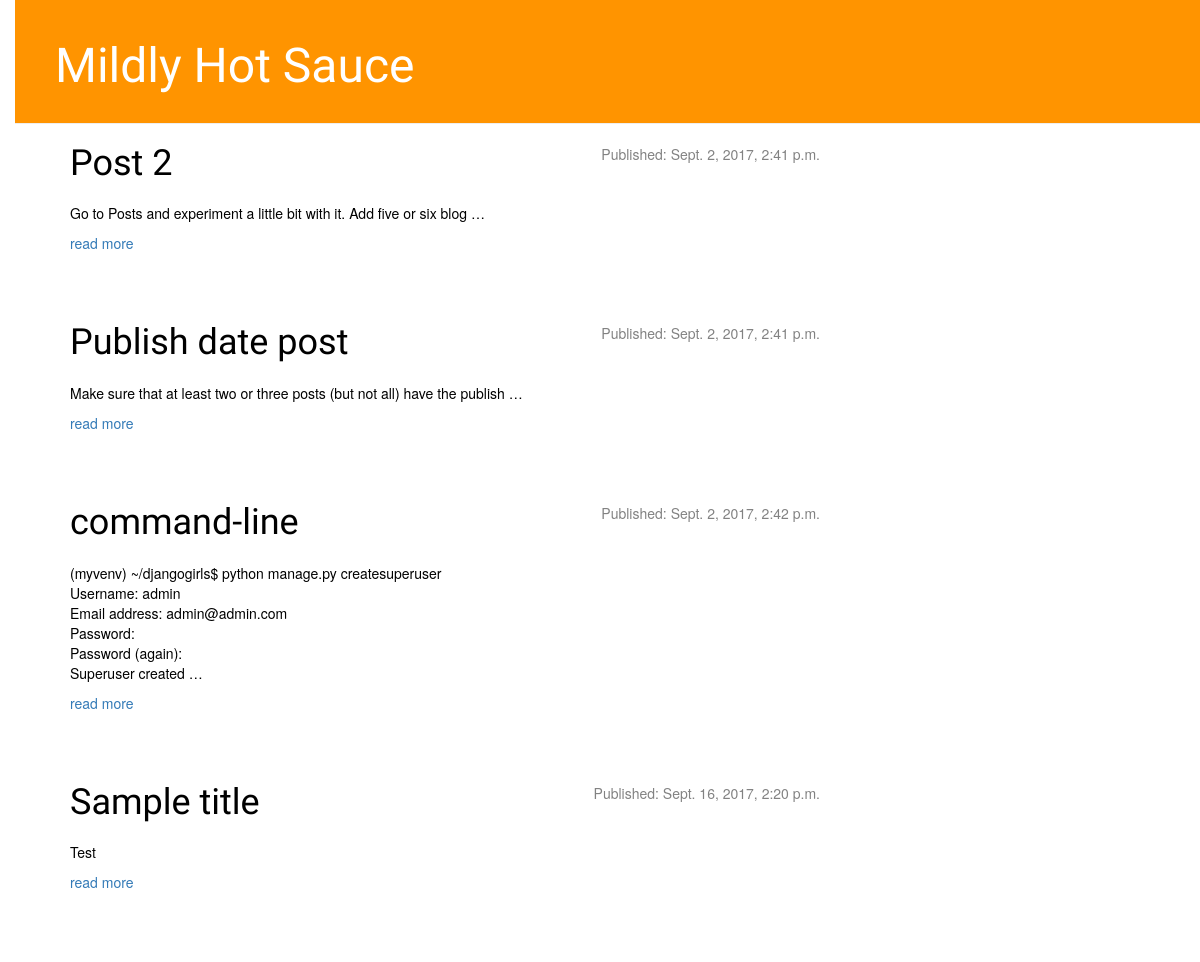
The page /blog/ on the database as committed earlier.
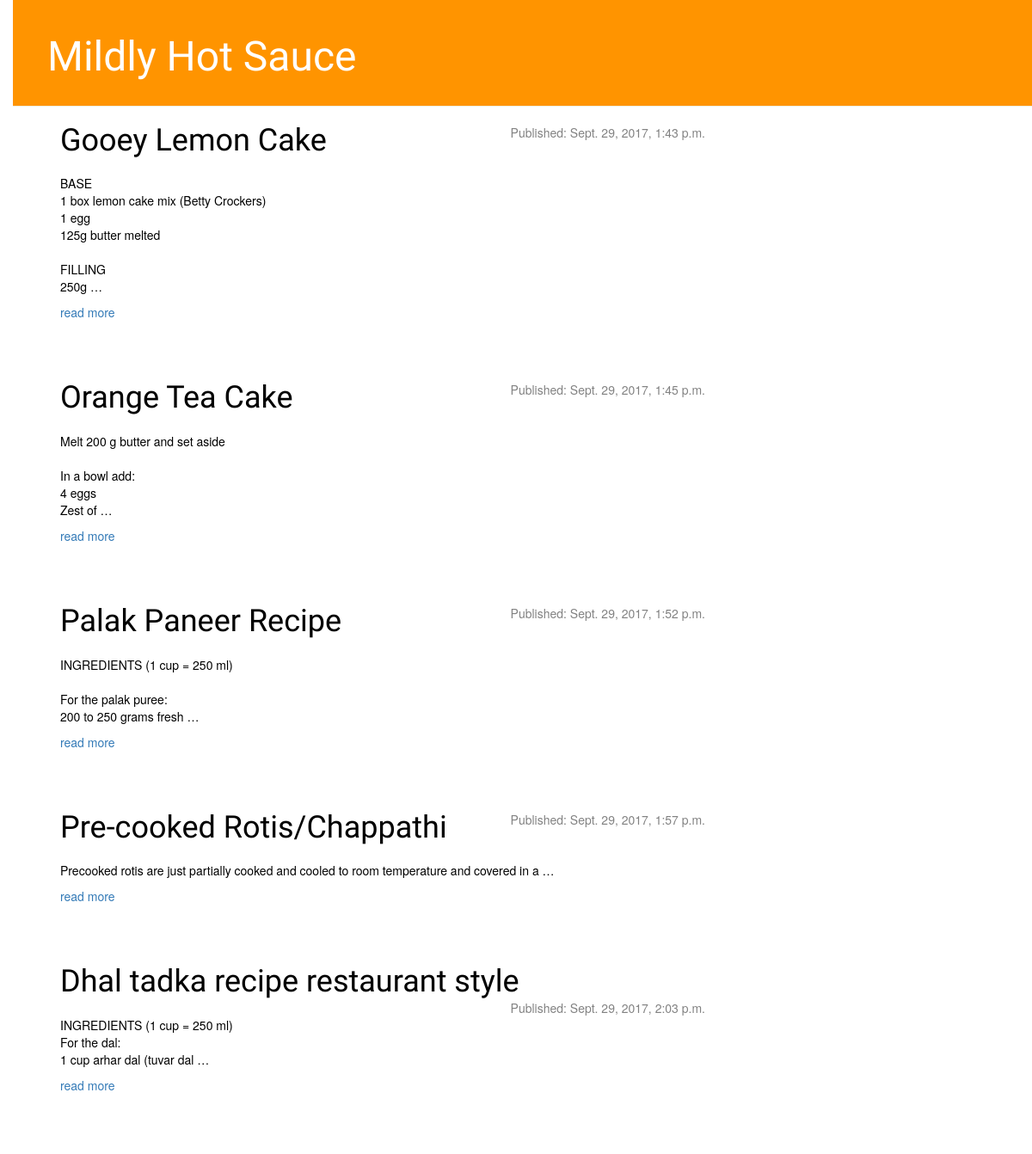
The same page on the database as committed later.
### blog/models.py (models this page shows, shortened)
class Post(models.Model):
    author = models.ForeignKey('auth.User')
    title = models.CharField(max_length=200)
    text = models.TextField()
    created_date = models.DateTimeField(default=timezone.now)
    published_date = models.DateTimeField(blank=True, null=True)

### blog/views.py (the view)
def post_list(request):
    posts = Post.objects.filter(published_date__lte=timezone.now()).order_by('published_date')
    return render(request, 'blog/post_list.html', {'posts': posts})

### blog/templates/blog/post_list.html
{% extends 'blog/base.html' %}
{% load readmore %}
{% block content %}
    {% for post in posts %}
        <div class="post">
            <h1><a href="{% url 'post_detail' pk=post.pk %}">{{ post.title }}</a></h1>
             <div class="date">
                <p>Published: {{ post.published_date }}</p>
             </div>
             <br><br>
            <p>{{ post.text|truncatewords_html:15|linebreaksbr }}</p>
            <a href="{% url 'post_detail' pk=post.pk %}">read more</a>
        </div>
    {% endfor %}
{% endblock %}

### blog/templates/blog/base.html (shortened to what this page needs)
{% load staticfiles %}
<html>
    <head>
        <link rel="stylesheet" href="//maxcdn.bootstrapcdn.com/bootstrap/3.2.0/css/bootstrap.min.css">
        <link rel="stylesheet" href="//maxcdn.bootstrapcdn.com/bootstrap/3.2.0/css/bootstrap-theme.min.css">
        <link rel="stylesheet" href="{% static 'css/blog.css' %}">
    </head>
    <body>
        <div class="page-header">
            <h1><a href="/blog">Mildly Hot Sauce</a></h1>
        </div>
        <div class="content container">
            <div class="row">
                <div class="col-md-8">
                    {% block content %}
                    {% endblock %}
                </div>
            </div>
        </div>
    </body>
</html>

### blog/static/css/blog.css (style rules this page uses)
body { padding-left: 15px; }
h1 a { color: #FCA205; font-family: 'Lobster'; }
.page-header { background-color: #ff9400; margin-top: 0; padding: 20px 20px 20px 40px; }
.page-header h1, .page-header h1 a, .page-header h1 a:visited, .page-header h1 a:active { color: #ffffff; font-size: 36pt; text-decoration: none; }
.content { margin-left: 40px; }
h1, h2, h3, h4 { font-family: 'Lobster', cursive; }
.date { color: #828282; float: right; }
.post { margin-bottom: 70px; color: #000000; }
.post h1 a, .post h1 a:visited { color: #000000; }
.post h1, .post h1 a, .post .date { display:inline; }
.post h1 { color: #FCA205; }

Rows that differ between the two databases and show on the page:
changed Post: title "Post 2" → "Gooey Lemon Cake"; published_date "Sept. 2, 2017, 2:41 p.m." → "Sept. 29, 2017, 1:43 p.m."; text "Go to Posts and experiment a little bit with it. Add five or six blog …" → "BASE 1 box lemon cake mix (Betty Crockers) 1 egg 125g butter melted FILLING 250g …"
added Post: title "Orange Tea Cake", published_date "Sept. 29, 2017, 1:45 p.m.", text "Melt 200 g butter and set aside In a bowl add: 4 eggs Zest of …"
changed Post: title "Publish date post" → "Palak Paneer Recipe"; published_date "Sept. 2, 2017, 2:41 p.m." → "Sept. 29, 2017, 1:52 p.m."; text "Make sure that at least two or three posts (but not all) have the publish …" → "INGREDIENTS (1 cup = 250 ml) For the palak puree: 200 to 250 grams fresh …"
changed Post: title "Sample title" → "Pre-cooked Rotis/Chappathi"; published_date "Sept. 16, 2017, 2:20 p.m." → "Sept. 29, 2017, 1:57 p.m."; text "Test" → "Precooked rotis are just partially cooked and cooled to room temperature and covered in a …"; moves up the list
changed Post: title "command-line" → "Dhal tadka recipe restaurant style"; published_date "Sept. 2, 2017, 2:42 p.m." → "Sept. 29, 2017, 2:03 p.m."; text "(myvenv) ~/djangogirls$ python manage.py createsuperuser Username: admin Email address: admin@admin.com Password: Password (again): Superuser created …" → "INGREDIENTS (1 cup = 250 ml) For the dal: 1 cup arhar dal (tuvar dal …"
